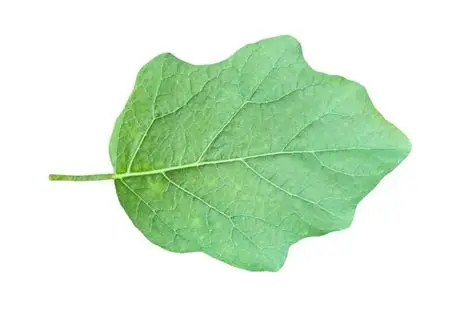
#> input picture DPI/OIP.webp, 474 x 316 px
$ python metodoOtsu.py
#> lines starting #> are read from the running program, lines starting #| are printed output that depends on the picture
import cv2
import numpy as np

imagem = cv2.imread("OIP.webp", cv2.IMREAD_GRAYSCALE)
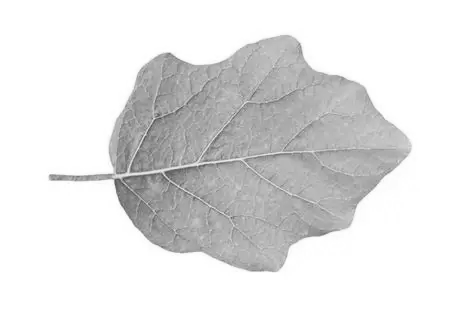
#> imagem: shape (316, 474); min 72, max 255, mean 227
#> (the run stopped early here; a loop or call above may not have finished)
